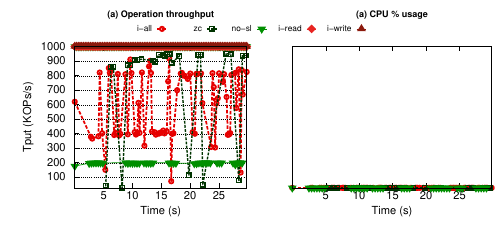

The gnuplot source for this figure:
set term postscript color eps enhanced 22
set encoding utf8
load "styles.inc"
set output "lmbench_dynamic.eps"

f(x)=1000000

NX=2
NY=1
# Size of graphs
SX=0.85
SY=0.675

# Margins
MX=0.075
MY=0.075
# Space between graphs
IX=-0.4
IY=0
# Space for legends
LX=0.05
LY=0.01


NUM_WORKERS=1



set size 1.0,0.65

set lmargin MX+4
set rmargin MX+6

set tmargin MY+5.56
set bmargin MY+0.5

set multiplot

set ytics nomirror
set grid y

set origin MX+LX+0*(IX+SX)-0.05,MY+0*(IY+SY)+LY
set size 0.53,SY




set xlabel "Time (s)" font ",16"
set xtics("5" 5,"10" 10, "15" 15, "20" 20, "25" 25, "30" 30, "35" 35, "40" 40, "45" 45, "50" 50, "55" 55, "60" 60)


set xtics offset 0,0.5,0
set xtics font ",16"
set xlabel offset 0,1,0

#set key box
#set key spacing 1.25 font ",10"
#set key invert reverse Left outside
#set key ins vert
#set key left top

set key maxrows 1 samplen 1.1 width -1 invert center at graph 1,1.125 font ",12"
#set key maxrows 1 samplen 1.1 width -2 invert reverse at graph 1.,1.08 font ",12"
#set key horizontal font "Helvetica, 20" width 1.8 at  2.1,1.08, graph 0.1 center maxrows 1
#------------------------------------------Plots-------------------------------------------------

set title "(a) Operation throughput" font "Helvetica-bold,13" offset 0,1

set ytics("100" 100000 ,"200" 200000, "300" 300000, "400" 400000, "500" 500000, "600" 600000, "700" 700000, "800" 800000, "900" 900000, "1000" 1000000)

set ytics font ",16"
set ylabel "Tput (KOPs/s)" font ",16" offset 1.5,0

#set yrange [0:4]

plot\
	f(x) w lp ls 2006 title "i-all",\
	f(x) w lp ls 2004 title "zc",\
    f(x) w lp ls 2005 title "no-sl",\
	f(x) w lp ls 2001 title "i-read",\
	f(x) w lp ls 2002 title "i-write",\
	'data/dynamic/lmbench/intel-4threads/intel_all.csv' using 1:2 notitle 'i-all' with lines ls 2006,\
	'' every 1 using 1:2  notitle '' with points ls 2006, \
  	'data/dynamic/lmbench/zc.csv' using 1:2 notitle 'zc' with lines ls 2004, \
	'' every 1 using 1:2  notitle '' with points ls 2004, \
    'data/dynamic/lmbench/no_sl.csv' using 1:2 notitle 'no_sl' with lines ls 2005, \
	'' every 1 using 1:2  notitle '' with points ls 2005, \
	'data/dynamic/lmbench/intel-4threads/intel_read.csv' using 1:2 notitle 'i-read' with lines ls 2001,\
	'' every 1 using 1:2  notitle '' with points ls 2001, \
	'data/dynamic/lmbench/intel-4threads/intel_write.csv' using 1:2 notitle 'i-write' with lines ls 2002,\
	'' every 1 using 1:2  notitle '' with points ls 2002
	


unset ylabel
set lmargin MX+1

set origin MX+LX+1*(IX+SX)-0.01,MY+0*(IY+SY)+LY


set title "(a) CPU % usage" font "Helvetica-bold,13" offset 0,1

set xlabel "Time (s)" font ",16"
set xtics("5" 5,"10" 10, "15" 15, "20" 20, "25" 25, "30" 30, "35" 35, "40" 40, "45" 45, "50" 50, "55" 55, "60" 60)
set xtics font ",16"



set datafile separator ","
unset key
set yrange [0:100]


plot\
	f(x) w lp ls 2006 title "i-all",\
	f(x) w lp ls 2004 title "zc",\
    f(x) w lp ls 2005 title "no-sl",\
	f(x) w lp ls 2001 title "i-read",\
	f(x) w lp ls 2002 title "i-write",\
	'data/dynamic/lmbench/intel-4threads/intel_all.csv' using 1:4 notitle 'i-all' with lines ls 2006,\
	'' every 1 using 1:4  notitle '' with points ls 2006, \
  	'data/dynamic/lmbench/zc.csv' using 1:4 notitle 'zc' with lines ls 2004, \
	'' every 1 using 1:4  notitle '' with points ls 2004, \
    'data/dynamic/lmbench/no_sl.csv' using 1:4 notitle 'no_sl' with lines ls 2005, \
	'' every 1 using 1:4  notitle '' with points ls 2005, \
	'data/dynamic/lmbench/intel-4threads/intel_read.csv' using 1:4 notitle 'i-fread' with lines ls 2001,\
	'' every 1 using 1:4  notitle '' with points ls 2001, \
	'data/dynamic/lmbench/intel-4threads/intel_write.csv' using 1:4 notitle 'i-fwrite' with lines ls 2002,\
	'' every 1 using 1:4  notitle '' with points ls 2002

	

!epstopdf "lmbench_dynamic.eps"
!rm "lmbench_dynamic.eps"
quit